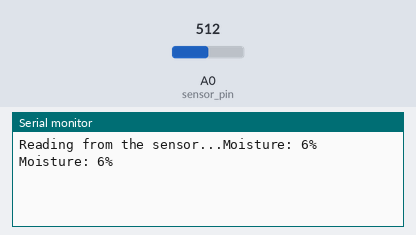
Bench run of a sketch on a simulated Arduino Uno, built with avr-gcc and run on an emulated ATmega328P. Shown: the last lines printed to the serial monitor. The inputs (shaded band) are chosen by the test bench; at power-on: A0 (sensor_pin) = 512.

Above: at 3.2 s.
3.3 s: A0 (sensor_pin) set to 716
At 4.6 s:
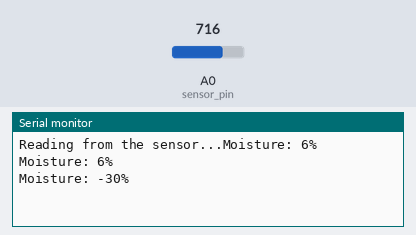
4.8 s: A0 (sensor_pin) set to 900
At 5.8 s:
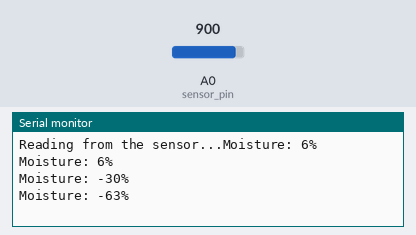
Timing chart, 0 to 7.8 s (numbered marks = the images above; inputs shaded):
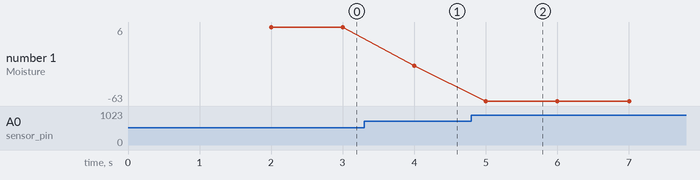

The sketch:

test_soilsensor.ino
```cpp
int sensor_pin = A0;
int output_value;

void setup() {
  //put your setup code here to run once;
  Serial.begin (9600);
  Serial.print ("Reading from the sensor...");
  delay(2000);

}

void loop() {
  //put your main code here to run repeatedly;
  output_value = analogRead (sensor_pin);
  output_value = map(output_value,550,0,0,100);
  Serial.print("Moisture: ");
  Serial.print(output_value);
  Serial.print("%");
  delay(1000);
  Serial.print("\n");

}
```

Measured:
- after the input at 3.3 s, the serial monitor: prints a new line after 0.70 s (image 1)
- after the input at 4.8 s, the serial monitor: prints a new line after 0.20 s (image 2)
- plotted number 1: 6 → -30 after the input at 3.3 s, -30 → -63 after the input at 4.8 s
